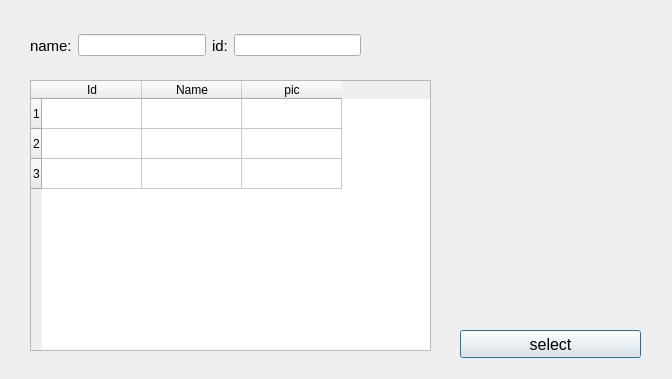
<?xml version="1.0" encoding="UTF-8"?>
<ui version="4.0">
 <class>Dialog</class>
 <widget class="QDialog" name="Dialog">
  <property name="geometry">
   <rect>
    <x>0</x>
    <y>0</y>
    <width>672</width>
    <height>379</height>
   </rect>
  </property>
  <property name="windowTitle">
   <string>Dialog</string>
  </property>
  <widget class="QPushButton" name="pushButton_select">
   <property name="geometry">
    <rect>
     <x>460</x>
     <y>330</y>
     <width>181</width>
     <height>28</height>
    </rect>
   </property>
   <property name="font">
    <font>
     <pointsize>12</pointsize>
    </font>
   </property>
   <property name="text">
    <string>select</string>
   </property>
  </widget>
  <widget class="QTableWidget" name="tableWidget_person">
   <property name="geometry">
    <rect>
     <x>30</x>
     <y>80</y>
     <width>401</width>
     <height>271</height>
    </rect>
   </property>
   <row>
    <property name="text">
     <string>1</string>
    </property>
   </row>
   <row>
    <property name="text">
     <string>2</string>
    </property>
   </row>
   <row>
    <property name="text">
     <string>3</string>
    </property>
   </row>
   <column>
    <property name="text">
     <string>Id</string>
    </property>
   </column>
   <column>
    <property name="text">
     <string>Name</string>
    </property>
   </column>
   <column>
    <property name="text">
     <string>pic</string>
    </property>
   </column>
   <item row="0" column="0">
    <property name="text">
     <string/>
    </property>
   </item>
  </widget>
  <widget class="QLabel" name="label_pic">
   <property name="geometry">
    <rect>
     <x>450</x>
     <y>60</y>
     <width>211</width>
     <height>241</height>
    </rect>
   </property>
   <property name="text">
    <string/>
   </property>
   <property name="pixmap">
    <pixmap>nopic.jpg</pixmap>
   </property>
   <property name="scaledContents">
    <bool>true</bool>
   </property>
  </widget>
  <widget class="QWidget" name="layoutWidget">
   <property name="geometry">
    <rect>
     <x>30</x>
     <y>20</y>
     <width>331</width>
     <height>51</height>
    </rect>
   </property>
   <layout class="QHBoxLayout" name="horizontalLayout">
    <item>
     <widget class="QLabel" name="label_name">
      <property name="font">
       <font>
        <pointsize>11</pointsize>
       </font>
      </property>
      <property name="text">
       <string>name:</string>
      </property>
     </widget>
    </item>
    <item>
     <widget class="QLineEdit" name="lineEdit_name"/>
    </item>
    <item>
     <widget class="QLabel" name="label_id">
      <property name="font">
       <font>
        <pointsize>11</pointsize>
       </font>
      </property>
      <property name="text">
       <string>id:</string>
      </property>
     </widget>
    </item>
    <item>
     <widget class="QLineEdit" name="lineEdit_id"/>
    </item>
   </layout>
  </widget>
 </widget>
 <resources/>
 <connections/>
</ui>
